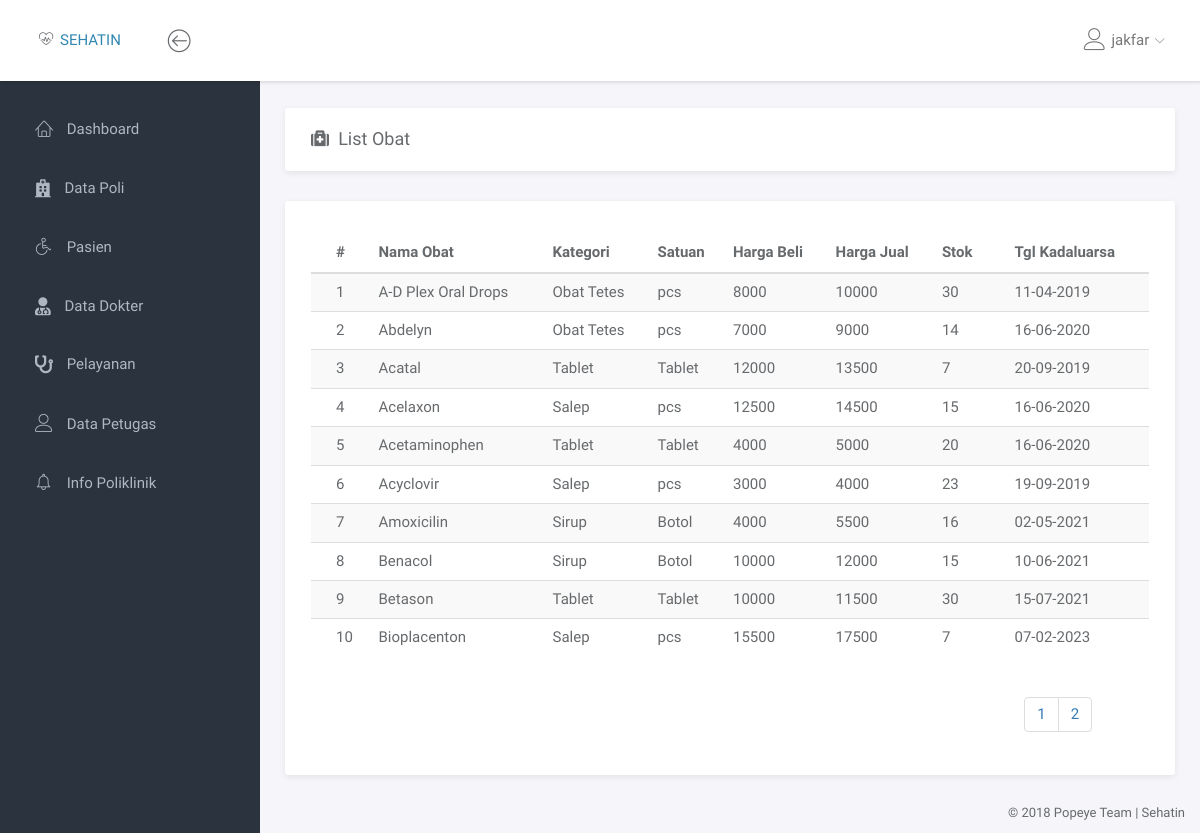
The app's page /obat/data_obat.php (signed in), older data.
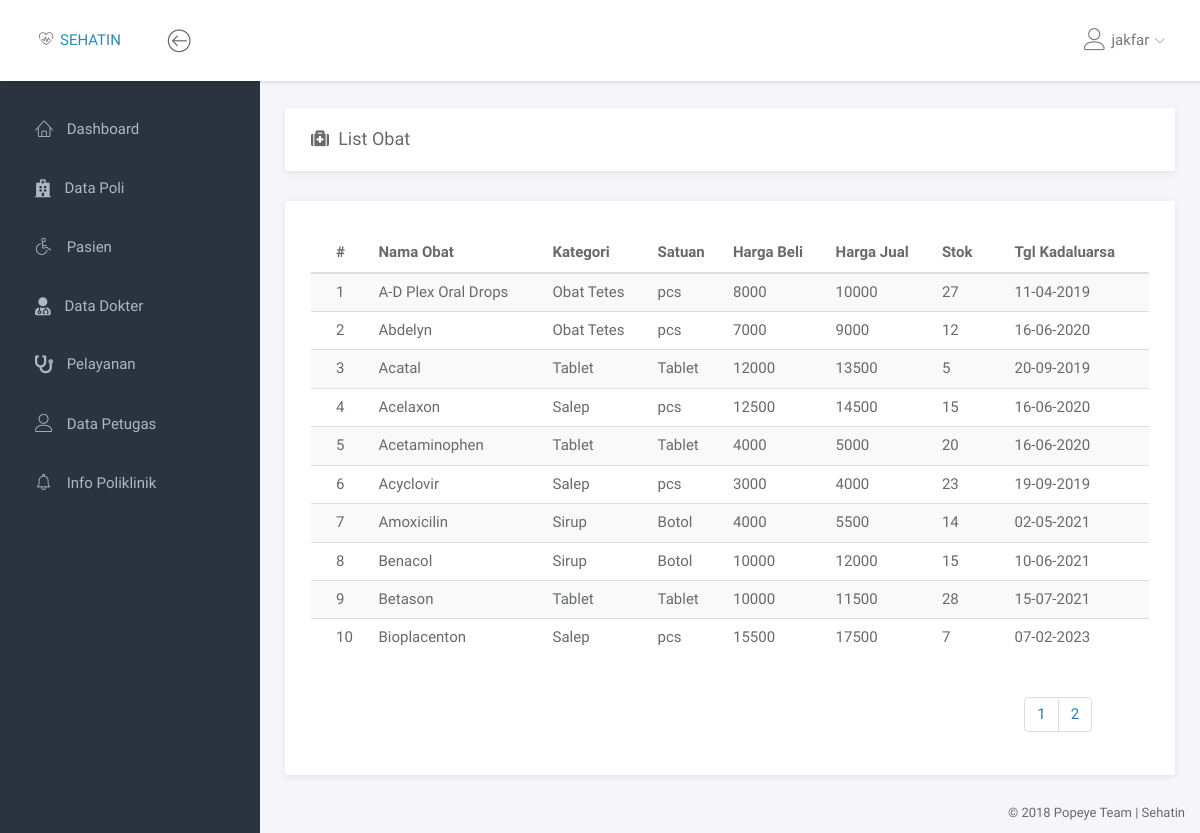
The same page, newer data.
### tables this page shows
CREATE TABLE `obat` (
  `id_obat` int(7) NOT NULL,
  `nm_obat` varchar(50) NOT NULL,
  `id_kategori` tinyint(3) NOT NULL,
  `id_satuan` tinyint(3) NOT NULL,
  `harga_beli` int(7) NOT NULL,
  `harga_jual` int(7) NOT NULL,
  `stok` smallint(5) NOT NULL,
  `tgl_kadaluarsa` date NOT NULL,
  `id_petugas` tinyint(3) NOT NULL
);

CREATE TABLE `kategori_obat` (
  `id_kategori` tinyint(3) NOT NULL,
  `kategori` varchar(30) NOT NULL,
  `status` enum('Aktif','Non Aktif') NOT NULL
);

CREATE TABLE `satuan_obat` (
  `id_satuan` tinyint(3) NOT NULL,
  `satuan` varchar(30) NOT NULL,
  `status` enum('Aktif','Non Aktif') NOT NULL
);

### obat/data_obat.php (the view, shortened to what this page needs)
<!doctype html>
<html lang="en">
<head>
	<link rel="stylesheet" href="../assets/vendor/bootstrap/css/bootstrap.min.css">
	<link rel="stylesheet" href="../assets/vendor/font-awesome/css/font-awesome.min.css">
	<link rel="stylesheet" href="../assets/vendor/linearicons/style.css">
	<link rel="stylesheet" href="../assets/vendor/chartist/css/chartist-custom.css">
	<link rel="stylesheet" href="../assets/css/main.css">
</head>
<body>
	<div id="wrapper">
		<?php
			include '../dashboard/navbar.php';
			include '../dashboard/left_sidebar.php';
		 ?>
     <div class="main">
       <div class="main-content">
         <div class="container-fluid">
              <div class="panel">
                <div class="panel-heading">
                	<h1 class="panel-title"><i class="fa fa-medkit"></i>&ensp;List Obat</h1>
                </div>
							</div>
						<div class="row">
							<div class="col-md-12">
								<div class="panel">
									<br>
                <div class="row">
                  <div class="col-md-12">
                  </div>
                </div>
                <div class="panel-body">
                  <div class="table-responsive">
                    <table class="table table-striped table-hover ">
                      <thead>
                        <tr>
                          <th>#</th>
                          <th>Nama Obat</th>
                          <th>Kategori</th>
                          <th>Satuan</th>
                          <th>Harga Beli</th>
                          <th>Harga Jual</th>
                          <th>Stok</th>
                          <th>Tgl Kadaluarsa</th>
                        </tr>
                      </thead>
					<tbody>
						<?php
							$halaman = 10;
							$page = isset($_GET['halaman']) ? (int)$_GET['halaman'] : 1;
							$mulai = ($page > 1) ? ($page * $halaman) - $halaman : 0;
							$q = "SELECT DISTINCT obat.*, kategori, satuan FROM obat INNER JOIN kategori_obat k ON  obat.id_kategori = k.id_kategori INNER JOIN satuan_obat s ON obat.id_satuan = s.id_satuan ORDER BY obat.nm_obat ASC LIMIT $mulai, $halaman";
							$jml = "SELECT COUNT(*) AS jml_obat FROM obat";
							$r = mysqli_query($con, $jml);
							$result = mysqli_query($con, $q);
							$jml_obat = mysqli_fetch_assoc($r);
							$pages = ceil($jml_obat['jml_obat']/$halaman);
							$no = $mulai + 1;
							$aksi = "";
							foreach ($result as $val) {
								$tgl_kadaluarsa = date("d-m-Y", strtotime($val['tgl_kadaluarsa']));
								echo "<tr>
										<td>$no</td>
										<td>$val[nm_obat]</td>
										<td>$val[kategori]</td>
										<td>$val[satuan]</td>
										<td>$val[harga_beli]</td>
										<td>$val[harga_jual]</td>
										<td>$val[stok]</td>
										<td>$tgl_kadaluarsa</td>
										$aksi
									</tr>";
									$no++;
							}
						?>
						</tbody>
                    </table>
                  </div>
									<div class="col-md-2 col-md-offset-10">
										<ul class="pagination">
											<?php for ($i=1; $i <= $pages; $i++) { ?>
												<li><a href="?halaman=<?php echo $i; ?> " class="<?php echo $i==$_GET['halaman'] ? 'active' : '' ?>"> <?php echo $i; ?></a></li>
												<?php
											} ?>
										</ul>
									</div>
									</div>
                </div>
              </div>
            </div>
          </div>
         </div>
       </div>
     </div>
		 <?php include '../dashboard/footer.php'; ?>
	 </body>
	 </html>

Row changes from the older to the newer data that the page shows:
changed obat "A-D Plex Oral Drops": stok "30" → "27"
changed obat "Abdelyn": stok "14" → "12"
changed obat "Acatal": stok "7" → "5"
changed obat "Amoxicilin": stok "16" → "14"
changed obat "Betason": stok "30" → "28"
